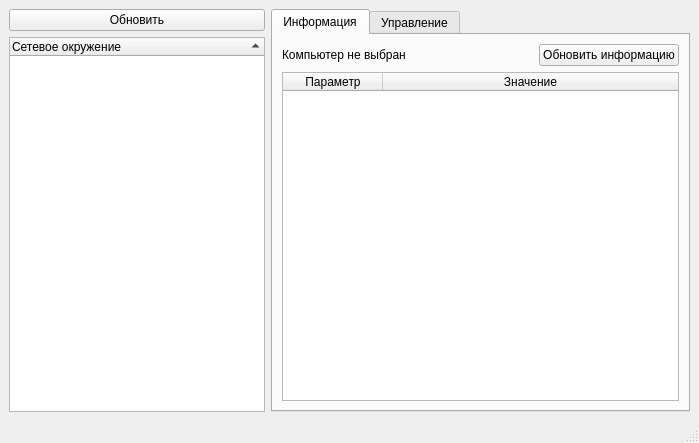
<?xml version="1.0" encoding="UTF-8"?>
<ui version="4.0">
 <class>MainWindow</class>
 <widget class="QMainWindow" name="MainWindow">
  <property name="geometry">
   <rect>
    <x>0</x>
    <y>0</y>
    <width>699</width>
    <height>443</height>
   </rect>
  </property>
  <property name="sizePolicy">
   <sizepolicy hsizetype="MinimumExpanding" vsizetype="MinimumExpanding">
    <horstretch>0</horstretch>
    <verstretch>0</verstretch>
   </sizepolicy>
  </property>
  <property name="windowTitle">
   <string>MainWindow</string>
  </property>
  <widget class="QWidget" name="centralwidget">
   <property name="sizePolicy">
    <sizepolicy hsizetype="Expanding" vsizetype="Expanding">
     <horstretch>0</horstretch>
     <verstretch>0</verstretch>
    </sizepolicy>
   </property>
   <layout class="QFormLayout" name="formLayout">
    <item row="0" column="0">
     <layout class="QVBoxLayout" name="verticalLayout_3">
      <item>
       <widget class="QPushButton" name="refreshButton">
        <property name="text">
         <string>Обновить</string>
        </property>
        <property name="icon">
         <iconset>
          <normaloff>resources/search.png</normaloff>resources/search.png</iconset>
        </property>
       </widget>
      </item>
      <item>
       <widget class="QTreeWidget" name="treeWidget">
        <property name="sizePolicy">
         <sizepolicy hsizetype="Minimum" vsizetype="Expanding">
          <horstretch>0</horstretch>
          <verstretch>0</verstretch>
         </sizepolicy>
        </property>
        <property name="sortingEnabled">
         <bool>true</bool>
        </property>
        <attribute name="headerShowSortIndicator" stdset="0">
         <bool>true</bool>
        </attribute>
        <column>
         <property name="text">
          <string>Сетевое окружение</string>
         </property>
        </column>
       </widget>
      </item>
     </layout>
    </item>
    <item row="0" column="1">
     <layout class="QVBoxLayout" name="verticalLayout_4">
      <item>
       <widget class="QTabWidget" name="tabWidget">
        <property name="currentIndex">
         <number>0</number>
        </property>
        <widget class="QWidget" name="infoTab">
         <property name="whatsThis">
          <string/>
         </property>
         <attribute name="title">
          <string>Информация</string>
         </attribute>
         <layout class="QVBoxLayout" name="verticalLayout">
          <item>
           <layout class="QHBoxLayout" name="horizontalLayout_2">
            <item>
             <widget class="QLabel" name="nameLabel">
              <property name="text">
               <string>Компьютер не выбран</string>
              </property>
             </widget>
            </item>
            <item>
             <widget class="QPushButton" name="pushButton">
              <property name="sizePolicy">
               <sizepolicy hsizetype="Maximum" vsizetype="Fixed">
                <horstretch>0</horstretch>
                <verstretch>0</verstretch>
               </sizepolicy>
              </property>
              <property name="text">
               <string>Обновить информацию</string>
              </property>
             </widget>
            </item>
           </layout>
          </item>
          <item>
           <widget class="QTableWidget" name="tableWidget">
            <property name="sizePolicy">
             <sizepolicy hsizetype="Minimum" vsizetype="MinimumExpanding">
              <horstretch>0</horstretch>
              <verstretch>0</verstretch>
             </sizepolicy>
            </property>
            <property name="cornerButtonEnabled">
             <bool>true</bool>
            </property>
            <attribute name="horizontalHeaderCascadingSectionResizes">
             <bool>true</bool>
            </attribute>
            <attribute name="horizontalHeaderStretchLastSection">
             <bool>true</bool>
            </attribute>
            <attribute name="verticalHeaderVisible">
             <bool>false</bool>
            </attribute>
            <column>
             <property name="text">
              <string>Параметр</string>
             </property>
            </column>
            <column>
             <property name="text">
              <string>Значение</string>
             </property>
            </column>
           </widget>
          </item>
         </layout>
        </widget>
        <widget class="QWidget" name="controlTab">
         <property name="accessibleName">
          <string/>
         </property>
         <attribute name="title">
          <string>Управление</string>
         </attribute>
         <layout class="QVBoxLayout" name="verticalLayout_2">
          <item>
           <widget class="QPushButton" name="shutdownButton">
            <property name="sizePolicy">
             <sizepolicy hsizetype="Minimum" vsizetype="Expanding">
              <horstretch>0</horstretch>
              <verstretch>0</verstretch>
             </sizepolicy>
            </property>
            <property name="text">
             <string>Выключить</string>
            </property>
            <property name="icon">
             <iconset>
              <normaloff>resources/power.png</normaloff>resources/power.png</iconset>
            </property>
           </widget>
          </item>
          <item>
           <widget class="QPushButton" name="rebootButton">
            <property name="sizePolicy">
             <sizepolicy hsizetype="Minimum" vsizetype="Expanding">
              <horstretch>0</horstretch>
              <verstretch>0</verstretch>
             </sizepolicy>
            </property>
            <property name="text">
             <string>Перезагрузить</string>
            </property>
            <property name="icon">
             <iconset>
              <normaloff>resources/refresh.png</normaloff>resources/refresh.png</iconset>
            </property>
           </widget>
          </item>
         </layout>
        </widget>
       </widget>
      </item>
     </layout>
    </item>
   </layout>
  </widget>
  <widget class="QMenuBar" name="menubar">
   <property name="geometry">
    <rect>
     <x>0</x>
     <y>0</y>
     <width>699</width>
     <height>21</height>
    </rect>
   </property>
  </widget>
  <widget class="QStatusBar" name="statusbar"/>
 </widget>
 <resources/>
 <connections/>
</ui>
